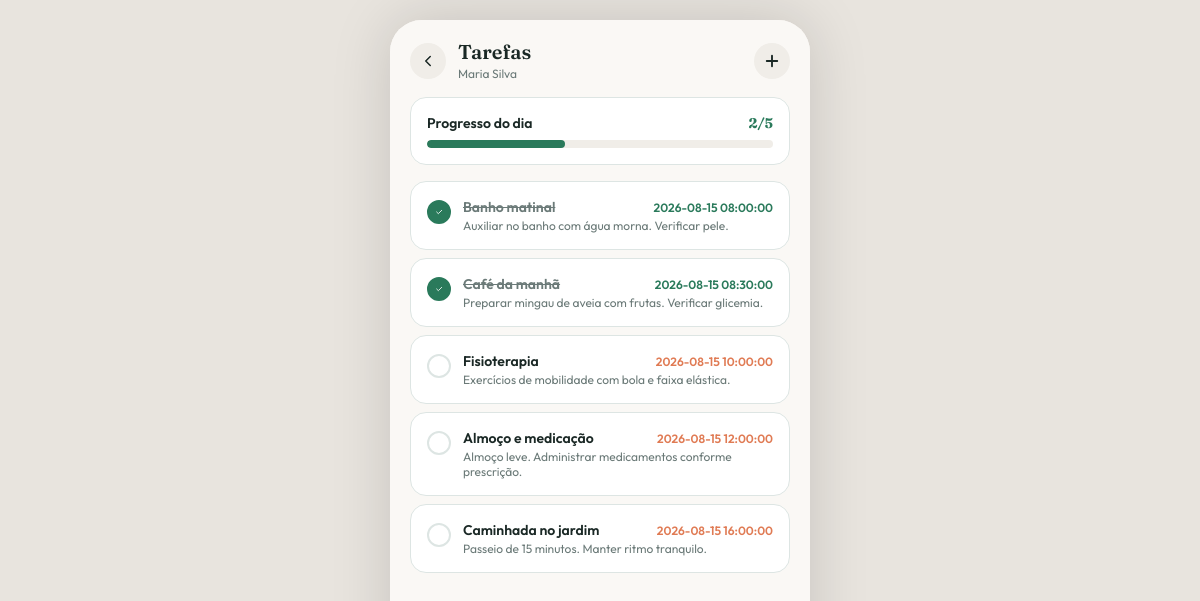
/tasks.php?id=1 (signed in), run on the app's committed database.
### tables this page shows
CREATE TABLE idoso (
    id SERIAL PRIMARY KEY,
    responsavel_id BIGINT UNSIGNED NOT NULL,
    nome_completo VARCHAR(150) NOT NULL,
    data_nascimento DATE NOT NULL,
    condicoes_medicas TEXT,
    telefone_emergencia VARCHAR(20) NOT NULL,
    criado_em TIMESTAMP DEFAULT CURRENT_TIMESTAMP,
    CONSTRAINT fk_idoso_responsavel FOREIGN KEY (responsavel_id) REFERENCES usuario(id) ON DELETE CASCADE
);

CREATE TABLE tarefa (
    id SERIAL PRIMARY KEY,
    idoso_id BIGINT UNSIGNED NOT NULL,
    cuidador_id BIGINT UNSIGNED,
    titulo VARCHAR(150) NOT NULL,
    descricao TEXT,
    horario_previsto TIMESTAMP NOT NULL,
    status VARCHAR(20) DEFAULT 'pendente' CHECK (status IN ('pendente', 'concluida', 'cancelada')),
    concluida_em TIMESTAMP NULL,
    criado_em TIMESTAMP DEFAULT CURRENT_TIMESTAMP,
    CONSTRAINT fk_tarefa_idoso FOREIGN KEY (idoso_id) REFERENCES idoso(id) ON DELETE CASCADE,
    CONSTRAINT fk_tarefa_cuidador FOREIGN KEY (cuidador_id) REFERENCES usuario(id) ON DELETE SET NULL
);

### includes/functions.php (called while the page is built, shortened)
<?php
require_once __DIR__ . '/../config/database.php';
function e(?string $str): string
{
    return htmlspecialchars($str ?? '', ENT_QUOTES, 'UTF-8');
}
function pacienteDoUsuarioOuFalha(int $idosoId): array
{
    $db = getDB();
    $stmt = $db->prepare('SELECT * FROM idoso WHERE id = ? AND responsavel_id = ?');
    $stmt->execute([$idosoId, $_SESSION['user_id']]);
    $idoso = $stmt->fetch();
    $stmt = $db->prepare('SELECT i.* FROM idoso i
        JOIN cuidador_idoso ci ON ci.idoso_id = i.id
        LEFT JOIN cuidador c ON c.id = ci.cuidador_id
        WHERE i.id = ? AND (ci.cuidador_id = ? OR c.usuario_id = ?) AND ci.status = ?');
    $stmt->execute([$idosoId, $_SESSION['user_id'], $_SESSION['user_id'], 'ativo']);
    $idoso = $stmt->fetch();
    return $idoso;
}

### config/database.php (called while the page is built, shortened)
<?php
function getDB(): PDO
{
    static $pdo = null;
    if ($pdo !== null) {
        return $pdo;
    }
    $dbHost = getenv('DB_HOST') ?: '127.0.0.1';
    $dbName = getenv('DB_NAME') ?: 'bd_cuida_idoso';
    $dbUser = getenv('DB_USER') ?: 'root';
    $dbPass = getenv('DB_PASS') ?: '';
    $charset = 'utf8mb4';
    try {
        $dsn = "mysql:host={$dbHost};dbname={$dbName};charset={$charset}";
        $pdo = new PDO($dsn, $dbUser, $dbPass, [
            PDO::ATTR_ERRMODE => PDO::ERRMODE_EXCEPTION,
            PDO::ATTR_DEFAULT_FETCH_MODE => PDO::FETCH_ASSOC,
            PDO::ATTR_EMULATE_PREPARES => false,
        ]);
    } catch (PDOException $e) {
        try {
            $dsnNoDb = "mysql:host={$dbHost};charset={$charset}";
            $tmp = new PDO($dsnNoDb, $dbUser, $dbPass, [PDO::ATTR_ERRMODE => PDO::ERRMODE_EXCEPTION]);
            $tmp->exec("CREATE DATABASE IF NOT EXISTS `{$dbName}` CHARACTER SET {$charset} COLLATE {$charset}_unicode_ci");
            $pdo = new PDO("mysql:host={$dbHost};dbname={$dbName};charset={$charset}", $dbUser, $dbPass, [
                PDO::ATTR_ERRMODE => PDO::ERRMODE_EXCEPTION,
                PDO::ATTR_DEFAULT_FETCH_MODE => PDO::FETCH_ASSOC,
                PDO::ATTR_EMULATE_PREPARES => false,
            ]);
        } catch (PDOException $e2) {
            throw $e2;
        }
    }
    return $pdo;
}

### tasks.php (the view, shortened to what this page needs)
<?php
require_once __DIR__ . '/includes/functions.php';
$idosoId = (int)($_GET['id'] ?? 0);
$idoso = pacienteDoUsuarioOuFalha($idosoId);
$stmt = getDB()->prepare('SELECT * FROM tarefa WHERE idoso_id = ? ORDER BY horario_previsto');
$stmt->execute([$idosoId]);
$tasks = $stmt->fetchAll();
$statusColor = ['concluida' => '#2A7A5B', 'pendente' => '#E07B54', 'cancelada' => '#888'];
$done = count(array_filter($tasks, fn($t) => $t['status'] === 'concluida'));
$total = count($tasks);
$progress = $total > 0 ? ($done / $total) * 100 : 0;
$showForm = isset($_GET['novo']);
$headerTitle = 'Tarefas';
$headerSubtitle = $idoso['nome_completo'];
$headerBack = 'patient.php?id=' . $idosoId;
$toggleHref = $showForm ? 'tasks.php?id=' . $idosoId : 'tasks.php?id=' . $idosoId . '&novo=1#form';
$headerRightHtml = '<a href="' . e($toggleHref) . '" class="btn-icon-round' . ($showForm ? ' active' : '') . '">'
    . '<svg width="18" height="18" fill="none" viewBox="0 0 24 24"><path d="M12 5v14M5 12h14" stroke="' . ($showForm ? 'white' : 'var(--foreground)') . '" stroke-width="2.5" stroke-linecap="round"/></svg>'
    . '</a>';
require __DIR__ . '/includes/layout_top.php';
require __DIR__ . '/includes/header_component.php';
?>
<div class="app-body" style="padding:0 20px 24px;">
  <div class="card" style="margin-bottom:16px;">
    <div class="flex items-center justify-between" style="margin-bottom:8px;">
      <p class="text-sm font-semibold">Progresso do dia</p>
      <p class="serif font-bold text-sm text-primary"><?= $done ?>/<?= $total ?></p>
    </div>
    <div class="progress-track"><div class="progress-fill" style="width:<?= $progress ?>%;"></div></div>
  </div>
  <div class="flex flex-col gap-2">
    <?php foreach ($tasks as $task):
      $concluida = $task['status'] === 'concluida';
    ?>
      <div class="flex items-start gap-3 card" style="opacity:<?= $task['status'] === 'cancelada' ? '0.5' : '1' ?>;">
        <form method="post" action="actions/toggle_task.php">
          <button type="submit" class="shrink-0" style="width:24px;height:24px;border-radius:999px;border:2px solid <?= $concluida ? 'var(--primary)' : 'var(--border)' ?>;background-color:<?= $concluida ? 'var(--primary)' : 'transparent' ?>;display:flex;align-items:center;justify-content:center;margin-top:2px;">
            <?php if ($concluida): ?>
              <svg width="12" height="12" fill="none" viewBox="0 0 24 24"><path d="m5 12 5 5L20 7" stroke="white" stroke-width="2.5" stroke-linecap="round" stroke-linejoin="round"/></svg>
            <?php endif; ?>
          </button>
        </form>
        <div class="flex-1">
          <div class="flex items-center justify-between gap-2">
            <p class="text-sm font-semibold" style="color:<?= $concluida ? 'var(--muted-foreground)' : 'var(--foreground)' ?>;text-decoration:<?= $concluida ? 'line-through' : 'none' ?>;">
              <?= e($task['titulo']) ?>
            </p>
            <span class="text-xs font-semibold shrink-0" style="color:<?= $statusColor[$task['status']] ?>;"><?= e($task['horario_previsto']) ?></span>
          </div>
          <?php if ($task['descricao']): ?>
            <p class="text-xs text-muted line-clamp-2" style="margin-top:2px;"><?= e($task['descricao']) ?></p>
          <?php endif; ?>
        </div>
      </div>
    <?php endforeach; ?>
  </div>
</div>
<?php require __DIR__ . '/includes/layout_bottom.php'; ?>

### includes/header_component.php
<?php
$headerSubtitle = $headerSubtitle ?? null;
$headerBack = $headerBack ?? null;
$headerRightHtml = $headerRightHtml ?? '';
?>
<div class="screen-header">
  <?php if ($headerBack): ?>
    <a href="<?= e($headerBack) ?>" class="btn-back">
      <svg width="18" height="18" fill="none" viewBox="0 0 24 24">
        <path d="m15 18-6-6 6-6" stroke="var(--foreground)" stroke-width="2" stroke-linecap="round" stroke-linejoin="round"/>
      </svg>
    </a>
  <?php endif; ?>
  <div class="flex-1">
    <h2 class="truncate"><?= e($headerTitle) ?></h2>
    <?php if ($headerSubtitle): ?>
      <p class="subtitle truncate"><?= e($headerSubtitle) ?></p>
    <?php endif; ?>
  </div>
  <?php if ($headerRightHtml): ?>
    <div class="header-right"><?= $headerRightHtml ?></div>
  <?php endif; ?>
</div>

### assets/css/style.css (style rules this page uses)
:root { --background: #FAF8F5; --foreground: #1A2825; --card: #FFFFFF; --card-foreground: #1A2825; --primary: #2A7A5B; --primary-foreground: #FFFFFF; --secondary: #EEF4F1; --secondary-foreground: #2A7A5B; --muted: #F0EDE8; --muted-foreground: #6B7A78; --accent: #E07B54; --accent-foreground: #FFFFFF; --border: #DDE5E3; --ring: #2A7A5B; --radius: 14px; --danger: #c0392b; --danger-bg: #c0392b18; --blue: #5B7ABA; --purple: #8B5BAA; }
* { box-sizing: border-box; }
html, body { height: 100%; margin: 0; padding: 0; }
body { font-family: 'Outfit', sans-serif; background-color: #E8E4DE; color: var(--foreground); -webkit-font-smoothing: antialiased; }
h1, h2, h3 { font-family: 'Fraunces', serif; margin: 0; }
p { margin: 0; }
a { text-decoration: none; color: inherit; }
button { font-family: inherit; cursor: pointer; border: none; background: none; color: inherit; }
.app-body { flex: 1; min-height: 0; display: flex; flex-direction: column; overflow-y: auto; scrollbar-width: none; }
.flex { display: flex; }
.flex-col { flex-direction: column; }
.items-center { align-items: center; }
.items-start { align-items: flex-start; }
.justify-between { justify-content: space-between; }
.gap-2 { gap: 8px; }
.gap-3 { gap: 12px; }
.flex-1 { flex: 1; min-width: 0; }
.shrink-0 { flex-shrink: 0; }
.truncate { overflow: hidden; text-overflow: ellipsis; white-space: nowrap; }
.screen-header { display: flex; align-items: center; gap: 12px; padding: 20px 20px 16px; background-color: var(--background); flex-shrink: 0; }
.btn-back { width: 36px; height: 36px; border-radius: 999px; background-color: var(--muted); display: flex; align-items: center; justify-content: center; flex-shrink: 0; }
.screen-header h2 { font-size: 20px; font-weight: 600; line-height: 1.2; }
.screen-header .subtitle { font-size: 12px; color: var(--muted-foreground); margin-top: 2px; }
.header-right { margin-left: auto; }
.btn-icon-round { width: 36px; height: 36px; border-radius: 999px; display: flex; align-items: center; justify-content: center; background-color: var(--muted); transition: background-color .15s; }
.card { background-color: var(--card); border: 1px solid var(--border); border-radius: 16px; padding: 16px; }
.progress-track { height: 8px; border-radius: 999px; background-color: var(--muted); overflow: hidden; }
.progress-fill { height: 100%; border-radius: 999px; background-color: var(--primary); transition: width .5s; }
.text-xs { font-size: 12px; }
.text-sm { font-size: 14px; }
.text-muted { color: var(--muted-foreground); }
.text-primary { color: var(--primary); }
.font-semibold { font-weight: 600; }
.font-bold { font-weight: 700; }
.serif { font-family: 'Fraunces', serif; }
.line-clamp-2 { display: -webkit-box; -webkit-line-clamp: 2; -webkit-box-orient: vertical; overflow: hidden; }

### data on the page
idoso: nome_completo "Maria Silva"
tarefa: status "concluida" (drawn), titulo "Banho matinal", horario_previsto "2026-08-15 08:00:00", descricao "Auxiliar no banho com água morna. Verificar pele."
tarefa: status "concluida" (drawn), titulo "Café da manhã", horario_previsto "2026-08-15 08:30:00", descricao "Preparar mingau de aveia com frutas. Verificar glicemia."
tarefa: titulo "Fisioterapia", horario_previsto "2026-08-15 10:00:00", descricao "Exercícios de mobilidade com bola e faixa elástica."
tarefa: titulo "Almoço e medicação", horario_previsto "2026-08-15 12:00:00", descricao "Almoço leve. Administrar medicamentos conforme prescrição."
tarefa: titulo "Caminhada no jardim", horario_previsto "2026-08-15 16:00:00", descricao "Passeio de 15 minutos. Manter ritmo tranquilo."

### other printed values
$headerTitle "Tarefas"
$done "2"
$total "5"
